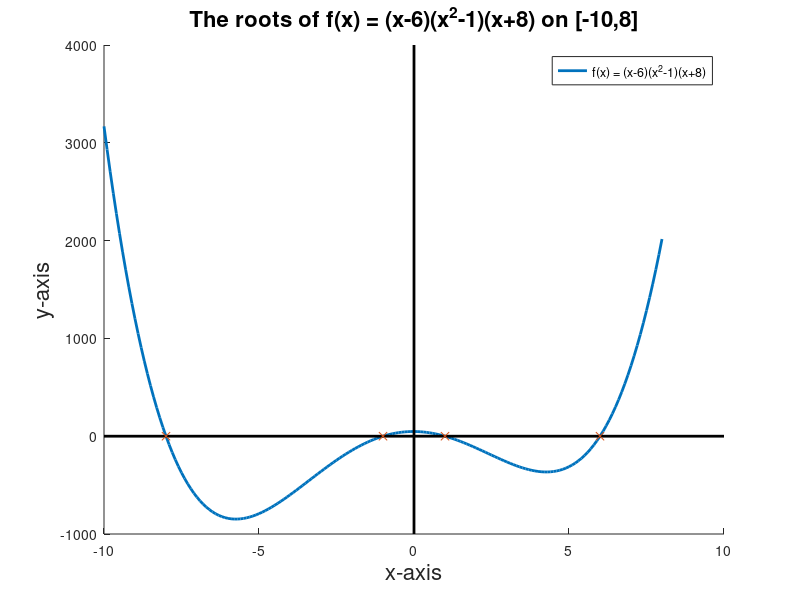

MATLAB code for this plot:
% Connor Humiston
% APPM 2360 Matlab Homework 2
% Due: Thursday, January 31, 2019

% Problem 1:
x = -10:0.1:8;
f = (x-6).*(x.^2-1).*(x+8);
hold on
plot(x, f,'LineWidth',2);
title('The roots of f(x) = (x-6)(x^2-1)(x+8) on [-10,8]','Fontsize',16)
xlabel('x-axis', 'FontSize', 16)
ylabel('y-axis', 'FontSize', 16)
 

xL = xlim;
yL = ylim;
line(xL, [0 0],'color','k','linewidth',2) %x-axis
line([0 0], yL,'color','k','linewidth',2) %y-axis

x2 = [-8 -1 1 6]; %intercepts
y = [0 0 0 0];

plot(x2, y, 'x')
legend('f(x) = (x-6)(x^2-1)(x+8)')
hold off



